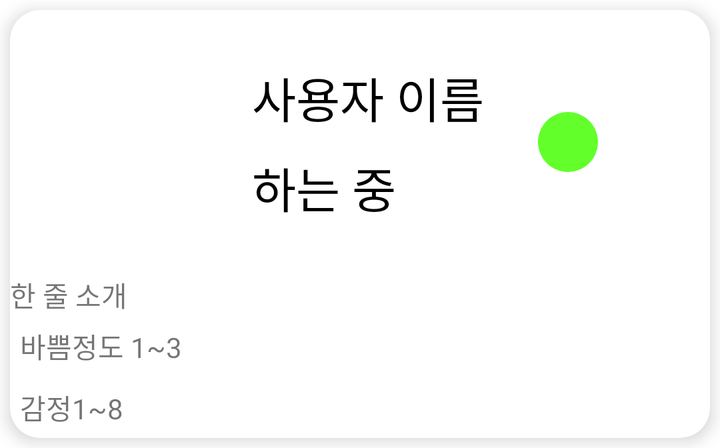
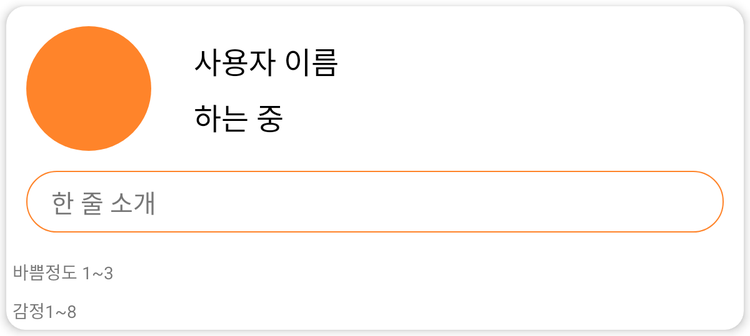

The same Android screen from two of the app's own layout files: first res/layout/ as a phone draws it, then the repository's variant for another configuration, drawn on a device whose configuration selects that folder. Both files follow.
<!-- AndroidManifest.xml: application theme AppTheme -->
<!-- res/layout/myfriend_list.xml -->
<?xml version="1.0" encoding="utf-8"?>
<androidx.cardview.widget.CardView xmlns:android="http://schemas.android.com/apk/res/android"
    xmlns:app="http://schemas.android.com/apk/res-auto"
    xmlns:tools="http://schemas.android.com/tools"
    android:layout_width="match_parent"
    android:layout_height="wrap_content"
    app:cardBackgroundColor="#ffffff"
    app:cardCornerRadius="15dp"
    app:cardElevation="5dp"
    android:layout_margin="5dp">

    <LinearLayout
        android:id="@+id/linearLayout"
        android:layout_width="match_parent"
        android:layout_height="wrap_content"
        android:orientation="vertical"
        app:layout_constraintEnd_toEndOf="parent"
        app:layout_constraintStart_toStartOf="parent"
        app:layout_constraintTop_toTopOf="parent">

        <androidx.constraintlayout.widget.ConstraintLayout
            android:layout_width="match_parent"
            android:layout_height="wrap_content"
            android:orientation="horizontal"
            android:layout_margin="@dimen/side_margin"
            tools:ignore="UselessParent">

            
            <ImageView
                android:id="@+id/profile_img"
                android:layout_width="100dp"
                android:layout_height="100dp"
                android:contentDescription="profile"
                android:src="@drawable/emotion3"
                app:layout_constraintBottom_toBottomOf="parent"
                app:layout_constraintEnd_toEndOf="parent"
                app:layout_constraintHorizontal_bias="0.0"
                app:layout_constraintStart_toStartOf="parent"
                app:layout_constraintTop_toTopOf="parent"
                app:layout_constraintVertical_bias="0.0"
                tools:ignore="HardcodedText,RtlHardcoded" />

            <LinearLayout
                android:id="@+id/linearLayout2"
                android:layout_width="wrap_content"
                android:layout_height="wrap_content"
                android:orientation="vertical"
                app:layout_constraintBottom_toBottomOf="parent"
                app:layout_constraintEnd_toEndOf="parent"
                app:layout_constraintHorizontal_bias="0.05"
                app:layout_constraintStart_toEndOf="@+id/profile_img"
                app:layout_constraintTop_toTopOf="parent">

                <TextView
                    android:id="@+id/user_name"
                    android:layout_width="wrap_content"
                    android:layout_height="wrap_content"
                    android:layout_marginBottom="10dp"
                    android:text="@string/user_name"
                    android:textColor="@color/black"
                    android:textSize="@dimen/m_text600"
                    tools:ignore="SpUsage" />

                <TextView
                    android:id="@+id/user_ing"
                    android:layout_width="wrap_content"
                    android:layout_height="wrap_content"
                    android:text="@string/user_ing"

                    android:textColor="@color/black"
                    android:textSize="@dimen/m_text600"
                    tools:ignore="SpUsage" />

            </LinearLayout>

            <View
                android:id="@+id/user_busy"
                android:layout_width="30dp"
                android:layout_height="30dp"
                android:background="@drawable/busy_1"
                android:layout_marginRight="@dimen/side_margin600"
                app:layout_constraintBottom_toBottomOf="parent"
                app:layout_constraintEnd_toEndOf="parent"
                app:layout_constraintHorizontal_bias="1.0"
                app:layout_constraintStart_toEndOf="@+id/linearLayout2"
                app:layout_constraintTop_toTopOf="parent"
                android:layout_marginEnd="@dimen/side_margin600" />

        </androidx.constraintlayout.widget.ConstraintLayout>


        
        <TextView
            android:id="@+id/user_about"
            android:layout_width="match_parent"
            android:layout_height="wrap_content"
            android:text="@string/user_about" />

        <TextView
            android:id="@+id/user_level"
            android:layout_width="wrap_content"
            android:layout_height="wrap_content"
            android:layout_margin="5dp"
            android:text="바쁨정도 1~3" />

        <TextView
            android:id="@+id/user_condition"
            android:layout_width="wrap_content"
            android:layout_height="wrap_content"
            android:layout_margin="5dp"
            android:text="감정1~8" />

    </LinearLayout>
</androidx.cardview.widget.CardView>
<!-- resources referenced by this layout -->
<resources>
  <color name="black">#000000</color>
  <dimen name="m_text600">24dp</dimen>
  <dimen name="side_margin">16dp</dimen>
  <dimen name="side_margin600">40dp</dimen>
  <!-- drawable busy_1 (drawable) -->
  <?xml version="1.0" encoding="utf-8"?>
  <shape xmlns:android="http://schemas.android.com/apk/res/android" >
  
      <size android:height="200dp" android:width="200dp"/>
      <solid android:color="#62FF2A"/>
      <corners android:radius="100dp" />
  
  </shape>
  <string name="user_about">한 줄 소개</string>
  <string name="user_ing">하는 중</string>
  <string name="user_name">사용자 이름</string>
  <style name="AppTheme" parent="Theme.AppCompat.Light.NoActionBar">
          
          <item name="windowNoTitle">true</item>
          <item name="android:windowBackground">@color/white</item>
          <item name="colorPrimary">@color/colorPrimary</item>
          <item name="colorPrimaryDark">@color/colorPrimaryDark</item>
          <item name="colorAccent">@color/colorAccent</item>
      </style>
  <color name="white">#ffffff</color>
  <color name="colorPrimary">#6200EE</color>
  <color name="colorPrimaryDark">#3700B3</color>
  <color name="colorAccent">#03DAC5</color>
</resources>
<!-- res/layout-sw600dp/myfriend_list.xml (the repository's variant of the layout above) -->
<!-- drawn on a 7-inch tablet held upright -->
<?xml version="1.0" encoding="utf-8"?>
<androidx.cardview.widget.CardView xmlns:android="http://schemas.android.com/apk/res/android"
    xmlns:app="http://schemas.android.com/apk/res-auto"
    xmlns:tools="http://schemas.android.com/tools"
    android:layout_width="match_parent"
    android:layout_height="wrap_content"
    app:cardBackgroundColor="#ffffff"
    app:cardCornerRadius="15dp"
    app:cardElevation="5dp"
    android:layout_margin="5dp">

    <LinearLayout
        android:id="@+id/linearLayout"
        android:layout_width="match_parent"
        android:layout_height="wrap_content"
        android:orientation="vertical"
        app:layout_constraintEnd_toEndOf="parent"
        app:layout_constraintStart_toStartOf="parent"
        app:layout_constraintTop_toTopOf="parent">

        <androidx.constraintlayout.widget.ConstraintLayout
            android:layout_width="match_parent"
            android:layout_height="wrap_content"
            android:orientation="horizontal"
            android:layout_margin="@dimen/side_margin"
            tools:ignore="UselessParent">

            
            <ImageView
                android:id="@+id/profile_img"
                android:layout_width="100dp"
                android:layout_height="100dp"
                android:contentDescription="profile"
                android:src="@drawable/main_circle"
                app:layout_constraintBottom_toBottomOf="parent"
                app:layout_constraintEnd_toEndOf="parent"
                app:layout_constraintHorizontal_bias="0.0"
                app:layout_constraintStart_toStartOf="parent"
                app:layout_constraintTop_toTopOf="parent"
                app:layout_constraintVertical_bias="0.0"
                tools:ignore="HardcodedText,RtlHardcoded" />

            <LinearLayout
                android:layout_width="wrap_content"
                android:layout_height="wrap_content"
                android:orientation="vertical"
                app:layout_constraintBottom_toBottomOf="parent"
                app:layout_constraintEnd_toEndOf="parent"
                app:layout_constraintHorizontal_bias="0.1"
                app:layout_constraintStart_toEndOf="@+id/profile_img"
                app:layout_constraintTop_toTopOf="parent">

                <TextView
                    android:id="@+id/user_name"
                    android:layout_width="wrap_content"
                    android:layout_height="wrap_content"
                    android:layout_marginBottom="10dp"
                    android:text="@string/user_name"
                    android:textColor="@color/black"
                    android:textSize="@dimen/m_text600"
                    tools:ignore="SpUsage" />

                <TextView
                    android:id="@+id/user_ing"
                    android:layout_width="wrap_content"
                    android:layout_height="wrap_content"
                    android:text="@string/user_ing"
                    android:textColor="@color/black"
                    android:textSize="@dimen/m_text600"
                    tools:ignore="SpUsage" />

            </LinearLayout>

        </androidx.constraintlayout.widget.ConstraintLayout>

        <TextView
            android:id="@+id/user_about"
            android:layout_width="match_parent"
            android:layout_height="wrap_content"
            android:layout_marginLeft="@dimen/side_margin"
            android:layout_marginRight="@dimen/side_margin"
            android:layout_marginBottom="@dimen/side_margin"
            android:textSize="@dimen/s_text600"
            android:textColor="@color/gray"
            android:text="@string/user_about"
            android:padding="10dp"
            android:paddingLeft="@dimen/padding"
            android:background="@drawable/login_edittext_style"
            android:paddingStart="20dp"
            tools:ignore="RtlSymmetry,SpUsage" />

        
        <TextView
            android:id="@+id/user_level"
            android:layout_width="wrap_content"
            android:layout_height="wrap_content"
            android:layout_margin="5dp"
            android:text="바쁨정도 1~3" />

        <TextView
            android:id="@+id/user_condition"
            android:layout_width="wrap_content"
            android:layout_height="wrap_content"
            android:layout_margin="5dp"
            android:text="감정1~8" />

    </LinearLayout>
</androidx.cardview.widget.CardView>
<!-- resources referenced by the variant -->
<!-- as a 7-inch tablet held upright resolves them -->
<resources>
  <color name="black">#000000</color>
  <color name="gray">#777777</color>
  <dimen name="m_text600">24dp</dimen>
  <dimen name="padding">20dp</dimen>
  <dimen name="s_text600">20dp</dimen>
  <dimen name="side_margin">16dp</dimen>
  <!-- drawable login_edittext_style (drawable) -->
  <?xml version="1.0" encoding="utf-8"?>
  <shape xmlns:tools="http://schemas.android.com/tools"
      xmlns:android="http://schemas.android.com/apk/res/android"
      tools:ignore="ExtraText">
      <corners android:radius="24dp" />
      <stroke android:width="1dp" android:color="@color/colorMain" />
      <solid android:color="@color/white" />
  </shape>
  <!-- drawable main_circle (drawable) -->
  <?xml version="1.0" encoding="utf-8"?>
  <shape xmlns:android="http://schemas.android.com/apk/res/android">
  
      <size android:height="200dp" android:width="200dp"/>
      <solid android:color="@color/colorMain"/>
      <corners android:radius="100dp"/>
  
  </shape>
  <string name="user_about">한 줄 소개</string>
  <string name="user_ing">하는 중</string>
  <string name="user_name">사용자 이름</string>
  <style name="AppTheme" parent="Theme.AppCompat.Light.NoActionBar">
          
          <item name="windowNoTitle">true</item>
          <item name="android:windowBackground">@color/white</item>
          <item name="colorPrimary">@color/colorPrimary</item>
          <item name="colorPrimaryDark">@color/colorPrimaryDark</item>
          <item name="colorAccent">@color/colorAccent</item>
      </style>
  <color name="colorMain">#ff842a</color>
  <color name="white">#ffffff</color>
  <color name="colorPrimary">#6200EE</color>
  <color name="colorPrimaryDark">#3700B3</color>
  <color name="colorAccent">#03DAC5</color>
</resources>
